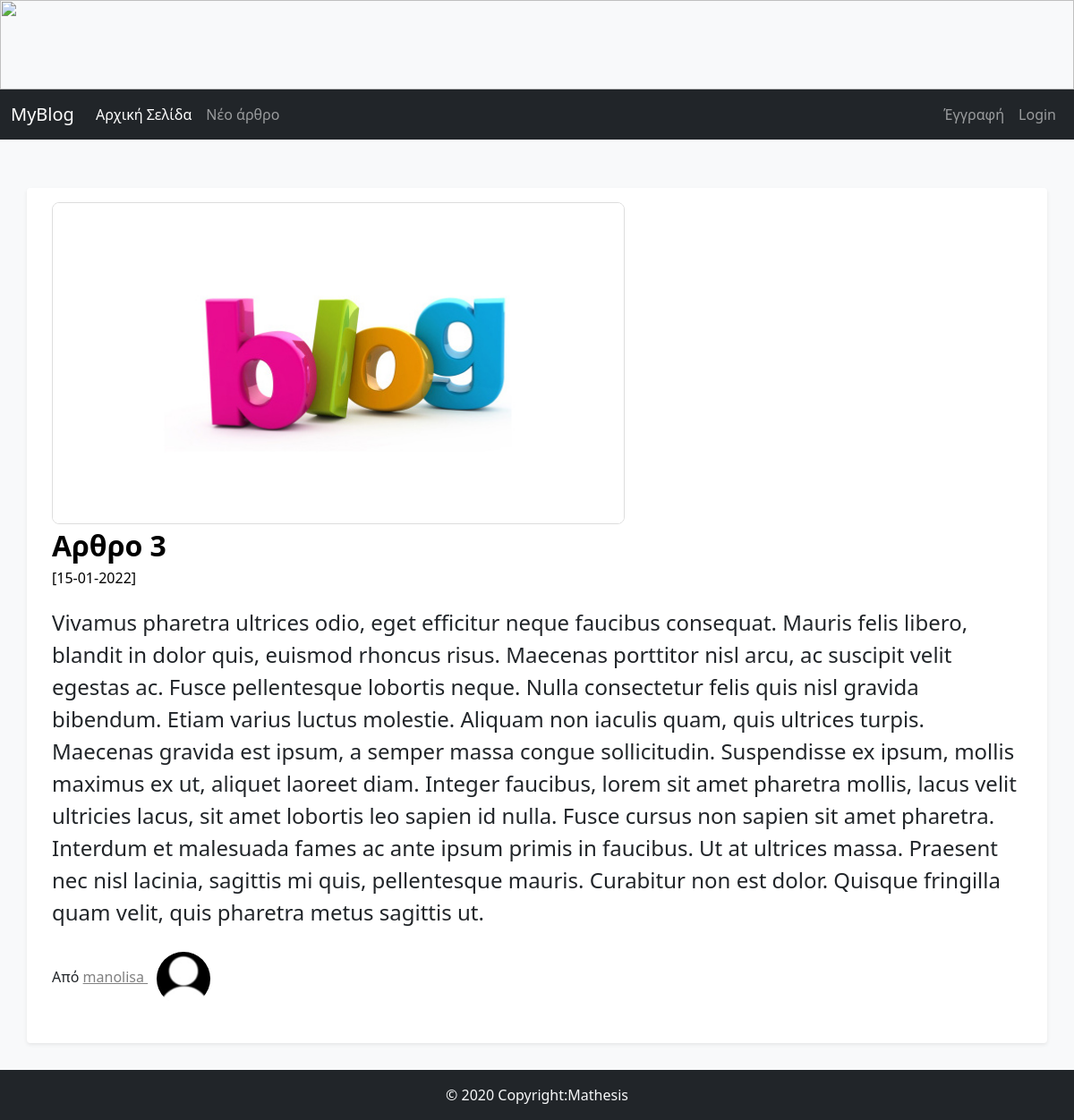
The page /full_article/3 on the database its author committed.
### FlaskBlogApp/models.py (models this page shows, shortened)
class Article(db.Model):
    id = db.Column(db.Integer, primary_key=True)
    article_title = db.Column(db.String(50), unique=True, nullable=False)
    article_body = db.Column(db.Text(), nullable=False)
    article_image = db.Column(db.String(30), default='default_article_image.jpg')
    date_created = db.Column(db.DateTime, default=datetime.utcnow) #χωρίς παρενθέσεις στη default τιμη δίνουμε τρόπο υπολογισμού utcnow (σταθερή ώρα)
    user_id= db.Column(db.Integer, db.ForeignKey('user.id'), nullable=False ) #user.id αφορά τον πίνακα user

class User(db.Model,UserMixin):
    id = db.Column(db.Integer, primary_key=True)
    username = db.Column(db.String(15), unique=True, nullable=False)
    email = db.Column(db.String(150), unique=True, nullable=False)
    password = db.Column(db.String(36), nullable=False)
    profile_image = db.Column(db.String(30),default='default_profile_image.jpg')
    articles = db.relationship('Article', backref='author', lazy=True)

### FlaskBlogApp/routes.py (the view)
@app.route("/full_article/<int:article_id>", methods=["GET"])
def full_article(article_id):
    article=Article.query.get_or_404(article_id)
    return render_template("full_article.html", article=article)

### FlaskBlogApp/templates/full_article.html (shortened to what this page needs)
{%extends "base.html"%}
{% block content %}
<main role="main" class="container">
{% if article %}
<div class="row my-3 p-3 bg-body rounded shadow-sm">
    <div class="col col-md-12">
       {% if article.article_image and article.article_image !=
          'default_article_image.jpg' %}
          <img src="{{ url_for('static', filename='images/articles_images/'+article.article_image) }}" alt="" class="img-responsive a_image" width="640px" height="360px">
       {%else%}
       <img src="{{ url_for('static', filename='images/articles_images/default_article_image.jpg') }}" alt="" class="img-responsive a_image" width="640px" height="360px">
       {% endif %}
    </div>
       <div class="col col-md-12">
          <div class="main-article-title">
             {{ article.article_title | safe }}
          </div>
          <small class="article_date">[{{ article.date_created.strftime('%d-%m-%Y') }}]</small>
          <p class="main-article-partial-text">
             {{ article.article_body | safe }}
          </p>
          <p class="">Από
             <span>
             <a class="author-name" href="#"> {{ article.author.username }}
                <img class="rounded-circle profile-image" alt="{{ article.author.username }}" src="{{ url_for('static', filename='images/profiles_images/'+article.author.profile_image) }}" data-holder-rendered="true" data-bs-toggle="tooltip" data-bs-placement="top" title="{{ article.author.username }}">
             </a>
             </span>
          </p>
       </div>
    </div>
    {% endif %}
</main>
{%endblock content%}

### FlaskBlogApp/templates/base.html (shortened to what this page needs)
<!DOCTYPE html>
<html lang="en">
<head>
    <link href="https://cdn.jsdelivr.net/npm/bootstrap@5.1.3/dist/css/bootstrap.min.css" rel="stylesheet">
    <link rel="stylesheet" type="text/css" href="{{url_for('static',filename='css/styles.css')}}">
</head>
<body>
    <div class="fixed-top"> {% include "navbar.html"%}</div>
   {% block content %}
   {% endblock content %}
   {% include "footer.html"%}
</body>
</html>

### FlaskBlogApp/templates/navbar.html (shortened to what this page needs)
<img src="{{url_for('static',filename='images/sea.jpg')}}" width="100%" height="100px" class="img-responsive">
<nav class="navbar navbar-expand-lg navbar-dark bg-dark ">
    <div class="container-fluid">
      <a class="navbar-brand" href="/">MyBlog</a>
      <div class="collapse navbar-collapse" id="navbarNav">
        <ul class="navbar-nav me-auto mb-2 mb-lg-0">
          <li class="nav-item">
            <a class="nav-link active" aria-current="page" href="/">Aρχική Σελίδα</a>
          </li>
          <li class="nav-item">
            <a class="nav-link" href="/new_article/">Νέο άρθρο</a>
          </li>
          </ul>
          <ul class="nav navbar-nav navbar-right">
            {% if current_user.is_authenticated%}
            <li class="nav-item dropdown">
                <a class="nav-link dropdown-toggle" href="#" id="navbarDropdown" role="button" data-bs-toggle="dropdown" aria-expanded="false">
                  <img class="rounded-circle navbar-profile-image" src="{{url_for('static',filename='images/profiles_images/'+current_user.profile_image)}}" alt="{{current_user.username}}"
                  data-holder-rendered="true" data-bs-toggle="tooltip" data-bs-placement="top", title="{{current_user.username}}">
                </a>
                <ul class="dropdown-menu" aria-labelledby="navbarDropdown">
                  <li>
                    <a class="dropdown-item" href="/account/">{{current_user.username}} </a></li>
                  <li>
                    <a class="dropdown-item" href="/logout/">Έξοδος</a></li>
                </ul>
            </li>
            {% else %}
                <li class="nav-item">
                <a class="nav-link" href="/signup/">Έγγραφή</a>
              </li>
              <li class="nav-item">
                <a class="nav-link" href="{{url_for('login')}}">Login</a>
              </li>
          {%endif%}
        </ul>
      </div>
    </div>
  </nav>

### FlaskBlogApp/templates/footer.html
<footer class="page-footer font-small stylish-color-dark pt-l mt-4 fixed-bottom">
    <div class="footer-copyright text-center bg-dark py-3 text-light">© 2020 Copyright:Mathesis</div>
</footer>

### FlaskBlogApp/static/css/styles.css (style rules this page uses)
body { background-color: #f8f9fa; }
.container { margin-top: 20px; }
.main-article-title { font-size: 2em; font-weight: bold; text-decoration: none; color: black; }
.article_date,.article_date:hover { font-size: 1em; color: black; }
.main-article-partial-text,.main-article-full-text { font-size: 1.5em; margin-top: 20px; }
.author-name:link { color: gray; }
.main-article-category:hover,.main-article-title:hover,.author-name { text-decoration: underline; color: black; }
footer { color: #fff; background-color: #343a40; }
.row { margin-top: 20px; }
.profile-image { width: 60px; height: 60px; margin: 10px; }
.a_image { border: 1px solid #ddd; border-radius: 8px; }

### FlaskBlogApp/templates/base.html (style rules this page uses)
body { padding-top: 170px; }
body { padding-bottom: 70px; }

### rows shown on the page
Article: article_title "Αρθρο 3", date_created "15-01-2022", article_body "Vivamus pharetra ultrices odio, eget efficitur neque faucibus consequat. Mauris felis libero, blandit in dolor quis, euismod rhoncus risus. Maecenas porttitor nisl arcu, ac suscipit velit egestas ac. Fusce pellentesque lobortis neque. Nulla consectetur felis quis nisl gravida bibendum. Etiam varius luctus molestie. Aliquam non iaculis quam, quis ultrices turpis. Maecenas gravida est ipsum, a semper massa congue sollicitudin. Suspendisse ex ipsum, mollis maximus ex ut, aliquet laoreet diam. Integer faucibus, lorem sit amet pharetra mollis, lacus velit ultricies lacus, sit amet lobortis leo sapien id nulla. Fusce cursus non sapien sit amet pharetra. Interdum et malesuada fames ac ante ipsum…"
User: author.username "manolisa", profile_image (placeholder picture)
